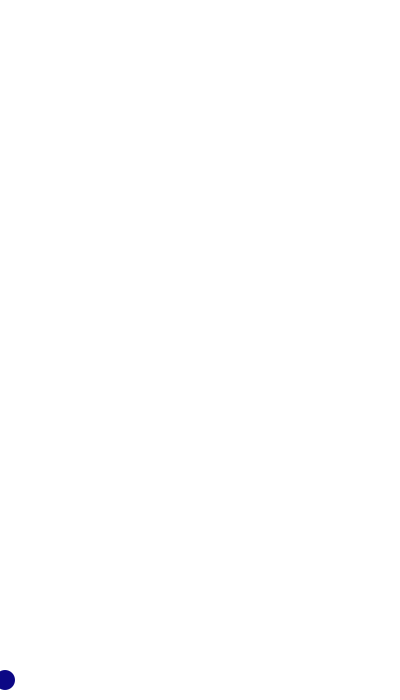
Frame 1 (no input)
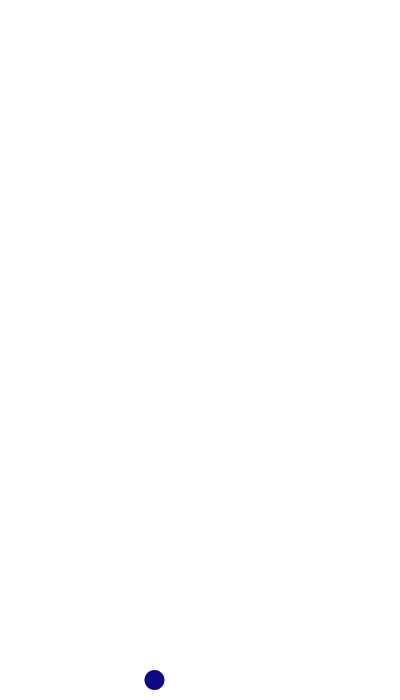
Frame 60 (the mouse pressed at the canvas centre just before this capture)
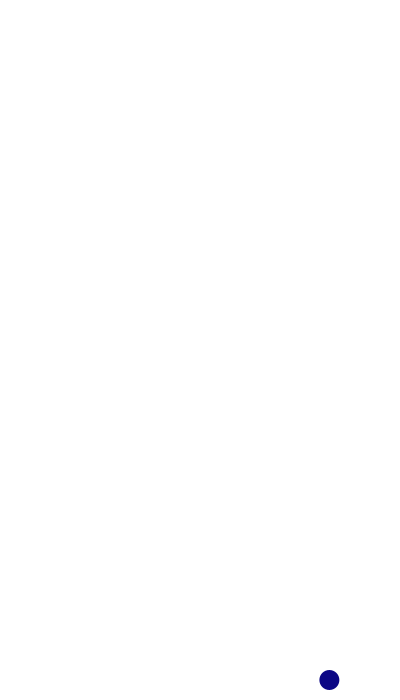
Frame 120 (the mouse held since frame 60 and released just before this capture)

The Processing sketch that drew these frames (run headless with seeded random() and noise(); from frame 60 on, the mouse is pressed at the canvas centre):

// Processing sketch: processing_35758
// ── processing_35758.pde

int rectangles = 0;
int rx = 0;
float ry = 0;
int boxdrops = 1;
int sizea = 100;
int ypos = mouseY;
int speed = 1;
int direction = 1;
int xpos = mouseX;
float ellx = 5;
void setup() {
  size(400,700);
  background(255);
}

void draw() {
  smooth();
  background(255);
  fill(112,33,6);
  noStroke();
  if (rectangles == 1){
    rect(rx,ry,sizea,sizea);
    ry = ry *1.05;
    
    if (ry > height){
      rectangles = 0;}
  }
  
  /*
  if (mousePressed == true) {
    rect(mouseX,mouseY,sizea,sizea);
    mouseY = mouseY + mouseY/45;
  }
  */
  fill(12,7,133);
  ellipse(ellx,680,20,20);
  
  ellx = ellx + random(6);
  while (ellx > 400) {
    ellx = 0;
   
    
  }
}

void mousePressed() {
  if (rectangles == 0){
  rectangles = 1;
  rx = mouseX;
  ry = mouseY;}
}

void mouseMoved() {
}
